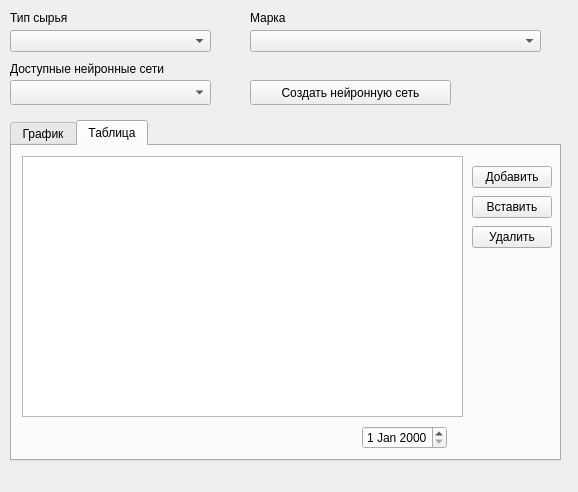
<?xml version="1.0" encoding="UTF-8"?>
<ui version="4.0">
 <class>ViewForecast</class>
 <widget class="QWidget" name="ViewForecast">
  <property name="geometry">
   <rect>
    <x>0</x>
    <y>0</y>
    <width>578</width>
    <height>492</height>
   </rect>
  </property>
  <property name="windowTitle">
   <string>Form</string>
  </property>
  <widget class="QLabel" name="label">
   <property name="geometry">
    <rect>
     <x>10</x>
     <y>10</y>
     <width>81</width>
     <height>16</height>
    </rect>
   </property>
   <property name="text">
    <string>Тип сырья</string>
   </property>
  </widget>
  <widget class="QLabel" name="label_2">
   <property name="geometry">
    <rect>
     <x>250</x>
     <y>10</y>
     <width>51</width>
     <height>16</height>
    </rect>
   </property>
   <property name="text">
    <string>Марка</string>
   </property>
  </widget>
  <widget class="QComboBox" name="Mark">
   <property name="geometry">
    <rect>
     <x>250</x>
     <y>30</y>
     <width>291</width>
     <height>22</height>
    </rect>
   </property>
  </widget>
  <widget class="QComboBox" name="TypeMaterial">
   <property name="geometry">
    <rect>
     <x>10</x>
     <y>30</y>
     <width>201</width>
     <height>22</height>
    </rect>
   </property>
  </widget>
  <widget class="QLabel" name="label_3">
   <property name="geometry">
    <rect>
     <x>10</x>
     <y>60</y>
     <width>211</width>
     <height>17</height>
    </rect>
   </property>
   <property name="text">
    <string>Доступные нейронные сети</string>
   </property>
  </widget>
  <widget class="QComboBox" name="comboBox">
   <property name="geometry">
    <rect>
     <x>10</x>
     <y>80</y>
     <width>201</width>
     <height>25</height>
    </rect>
   </property>
  </widget>
  <widget class="QTabWidget" name="tabWidget">
   <property name="geometry">
    <rect>
     <x>10</x>
     <y>120</y>
     <width>551</width>
     <height>341</height>
    </rect>
   </property>
   <property name="currentIndex">
    <number>1</number>
   </property>
   <widget class="QWidget" name="tab">
    <property name="enabled">
     <bool>true</bool>
    </property>
    <property name="contextMenuPolicy">
     <enum>Qt::DefaultContextMenu</enum>
    </property>
    <property name="accessibleName">
     <string comment="График"/>
    </property>
    <attribute name="title">
     <string>График</string>
    </attribute>
    <widget class="QWidget" name="widget" native="true">
     <property name="geometry">
      <rect>
       <x>10</x>
       <y>10</y>
       <width>521</width>
       <height>291</height>
      </rect>
     </property>
     <widget class="QComboBox" name="Asix_X">
      <property name="geometry">
       <rect>
        <x>420</x>
        <y>20</y>
        <width>86</width>
        <height>25</height>
       </rect>
      </property>
     </widget>
     <widget class="QComboBox" name="Asix_Y">
      <property name="geometry">
       <rect>
        <x>420</x>
        <y>60</y>
        <width>86</width>
        <height>25</height>
       </rect>
      </property>
     </widget>
     <widget class="QLabel" name="label_4">
      <property name="geometry">
       <rect>
        <x>370</x>
        <y>20</y>
        <width>41</width>
        <height>16</height>
       </rect>
      </property>
      <property name="text">
       <string>Ось X</string>
      </property>
     </widget>
     <widget class="QLabel" name="label_5">
      <property name="geometry">
       <rect>
        <x>370</x>
        <y>60</y>
        <width>41</width>
        <height>17</height>
       </rect>
      </property>
      <property name="text">
       <string>Ось Y</string>
      </property>
     </widget>
    </widget>
   </widget>
   <widget class="QWidget" name="tab_2">
    <attribute name="title">
     <string>Таблица</string>
    </attribute>
    <widget class="QTableView" name="tableView">
     <property name="geometry">
      <rect>
       <x>10</x>
       <y>10</y>
       <width>441</width>
       <height>261</height>
      </rect>
     </property>
    </widget>
    <widget class="QDateEdit" name="dateEdit">
     <property name="geometry">
      <rect>
       <x>350</x>
       <y>280</y>
       <width>85</width>
       <height>23</height>
      </rect>
     </property>
    </widget>
    <widget class="QPushButton" name="ButtonAddRow">
     <property name="geometry">
      <rect>
       <x>460</x>
       <y>20</y>
       <width>80</width>
       <height>22</height>
      </rect>
     </property>
     <property name="text">
      <string>Добавить</string>
     </property>
    </widget>
    <widget class="QPushButton" name="ButtonDeleteRow">
     <property name="geometry">
      <rect>
       <x>460</x>
       <y>80</y>
       <width>80</width>
       <height>22</height>
      </rect>
     </property>
     <property name="text">
      <string>Удалить</string>
     </property>
    </widget>
    <widget class="QPushButton" name="ButtonPasteRow">
     <property name="geometry">
      <rect>
       <x>460</x>
       <y>50</y>
       <width>80</width>
       <height>22</height>
      </rect>
     </property>
     <property name="text">
      <string>Вставить</string>
     </property>
    </widget>
   </widget>
  </widget>
  <widget class="QPushButton" name="pushButton">
   <property name="geometry">
    <rect>
     <x>250</x>
     <y>80</y>
     <width>201</width>
     <height>25</height>
    </rect>
   </property>
   <property name="text">
    <string>Создать нейронную сеть</string>
   </property>
  </widget>
 </widget>
 <resources/>
 <connections/>
</ui>
